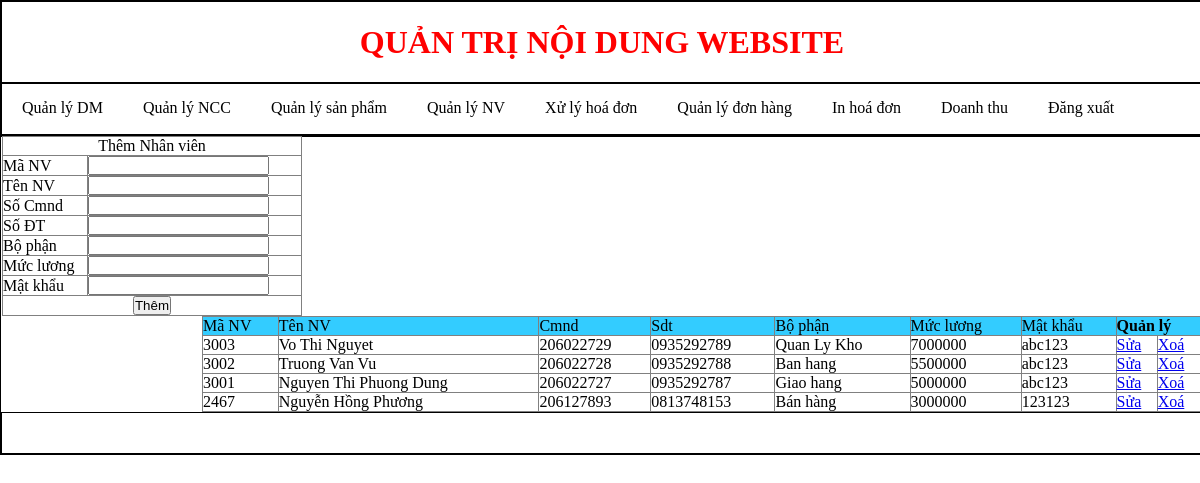
Screenshot of /Admin/index.php?Quanly=QuanlyNV&action=Them (signed in) with the database file from the repository.
### tables this page shows
CREATE TABLE `nhanvien` (
  `MaNV` int(255) NOT NULL,
  `TenNV` varchar(50) DEFAULT NULL,
  `Cmnd` char(12) DEFAULT NULL,
  `Sdt` char(11) DEFAULT NULL,
  `Matkhau` char(10) DEFAULT NULL,
  `Bophan` varchar(50) DEFAULT NULL,
  `Mucluong` decimal(18,0) DEFAULT NULL
);

### Admin/modular/QuanlyNV/Lietke.php (the view)
<?php
 $sql="select * from nhanvien order by MaNV desc";
 $run=mysqli_query($conn,$sql);
?>
<table width="100%" border="1">
  <tr style="background-color:#33CCFF">
    <td>Mã NV</td>
    <td>Tên NV</td>
    <td>Cmnd</td>
    <td>Sdt</td>
    <td>Bộ phận</td>
    <td>Mức lương</td>
    <td>Mật khẩu</td>
    <td colspan="2"><strong>Quản lý</strong></td>
  </tr>
  <?php
   while ($dong=mysqli_fetch_array($run)){
  ?>
  <tr>
    <td><?php echo $dong['MaNV']?></td>
    <td><?php echo $dong['TenNV']?></td>
    <td><?php echo $dong['Cmnd']?></td>
    <td><?php echo $dong['Sdt']?></td>
    <td><?php echo $dong['Bophan']?></td>
    <td><?php echo $dong['Mucluong']?></td>
    <td><?php echo $dong['Matkhau']?></td>
    <td><a href="index.php?Quanly=QuanlyNV&action=Sua&MaNV=<?php echo $dong['MaNV']?>">Sửa</a></td>
    <td><a href="modular/QuanlyNV/Xuly.php?MaNV=<?php echo $dong['MaNV']?>">Xoá</a></td>
  </tr>
  <?php
 }
 ?>
 </table>

### Admin/style/css.css (style rules this page uses)
table { border-collapse: collapse; }
* { padding: 0; margin: 0; }

### rows the page displays
nhanvien: MaNV "3003", TenNV "Vo Thi Nguyet", Cmnd "206022729", Sdt "0935292789", Bophan "Quan Ly Kho", Mucluong "7000000", Matkhau "abc123"
nhanvien: MaNV "3002", TenNV "Truong Van Vu", Cmnd "206022728", Sdt "0935292788", Bophan "Ban hang", Mucluong "5500000", Matkhau "abc123"
nhanvien: MaNV "3001", TenNV "Nguyen Thi Phuong Dung", Cmnd "206022727", Sdt "0935292787", Bophan "Giao hang", Mucluong "5000000", Matkhau "abc123"
nhanvien: MaNV "2467", TenNV "Nguyễn Hồng Phương", Cmnd "206127893", Sdt "0813748153", Bophan "Bán hàng", Mucluong "3000000", Matkhau "123123"
